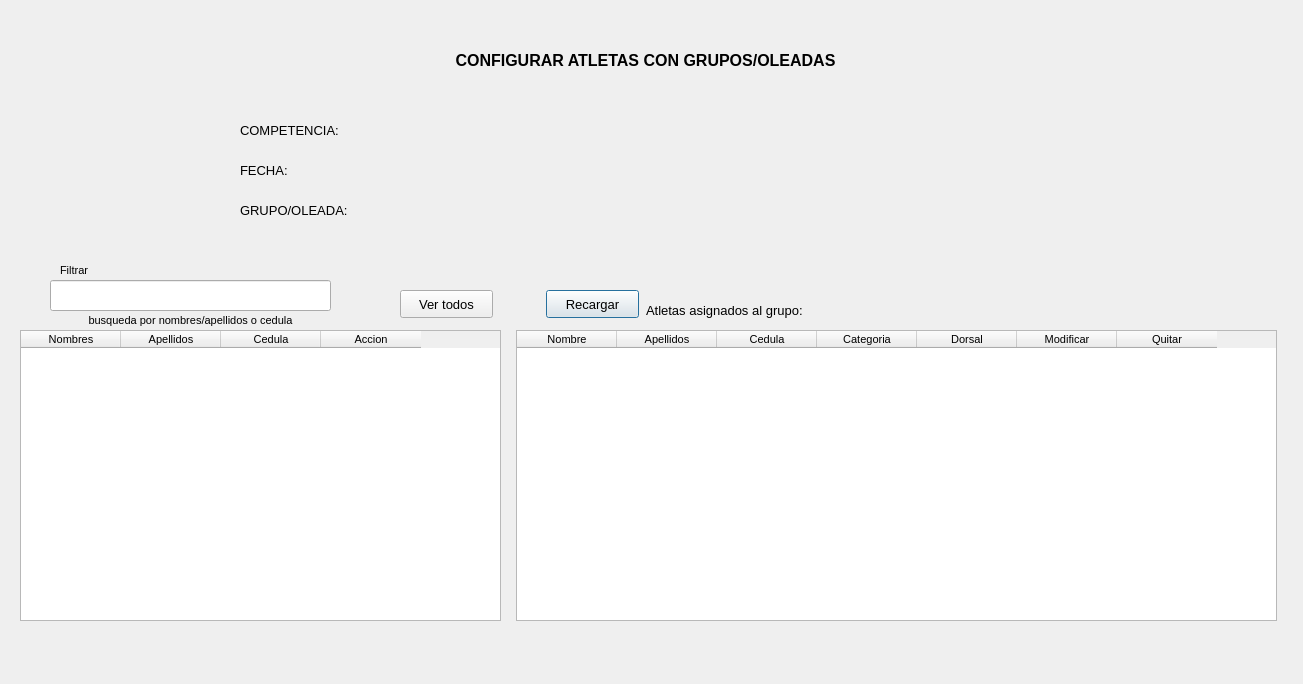
<?xml version="1.0" encoding="UTF-8"?>
<ui version="4.0">
 <class>AthletesGroups</class>
 <widget class="QDialog" name="AthletesGroups">
  <property name="geometry">
   <rect>
    <x>0</x>
    <y>0</y>
    <width>1303</width>
    <height>684</height>
   </rect>
  </property>
  <property name="font">
   <font>
    <pointsize>8</pointsize>
   </font>
  </property>
  <property name="windowTitle">
   <string>Dialog</string>
  </property>
  <widget class="QLabel" name="label_7">
   <property name="geometry">
    <rect>
     <x>0</x>
     <y>40</y>
     <width>1291</width>
     <height>41</height>
    </rect>
   </property>
   <property name="font">
    <font>
     <family>MS Sans Serif</family>
     <pointsize>12</pointsize>
     <weight>75</weight>
     <bold>true</bold>
    </font>
   </property>
   <property name="text">
    <string>CONFIGURAR ATLETAS CON GRUPOS/OLEADAS</string>
   </property>
   <property name="alignment">
    <set>Qt::AlignCenter</set>
   </property>
  </widget>
  <widget class="QLabel" name="label">
   <property name="geometry">
    <rect>
     <x>240</x>
     <y>110</y>
     <width>151</width>
     <height>41</height>
    </rect>
   </property>
   <property name="font">
    <font>
     <pointsize>10</pointsize>
    </font>
   </property>
   <property name="text">
    <string>COMPETENCIA:</string>
   </property>
  </widget>
  <widget class="QLabel" name="lb_competence_name">
   <property name="geometry">
    <rect>
     <x>390</x>
     <y>110</y>
     <width>431</width>
     <height>41</height>
    </rect>
   </property>
   <property name="font">
    <font>
     <pointsize>10</pointsize>
    </font>
   </property>
   <property name="text">
    <string/>
   </property>
  </widget>
  <widget class="QLabel" name="lb_competence_date">
   <property name="geometry">
    <rect>
     <x>390</x>
     <y>150</y>
     <width>151</width>
     <height>41</height>
    </rect>
   </property>
   <property name="font">
    <font>
     <pointsize>10</pointsize>
    </font>
   </property>
   <property name="text">
    <string/>
   </property>
  </widget>
  <widget class="QLabel" name="lb_group_name">
   <property name="geometry">
    <rect>
     <x>390</x>
     <y>190</y>
     <width>431</width>
     <height>41</height>
    </rect>
   </property>
   <property name="font">
    <font>
     <pointsize>10</pointsize>
    </font>
   </property>
   <property name="text">
    <string/>
   </property>
  </widget>
  <widget class="QLabel" name="label_2">
   <property name="geometry">
    <rect>
     <x>240</x>
     <y>190</y>
     <width>151</width>
     <height>41</height>
    </rect>
   </property>
   <property name="font">
    <font>
     <pointsize>10</pointsize>
    </font>
   </property>
   <property name="text">
    <string>GRUPO/OLEADA:</string>
   </property>
  </widget>
  <widget class="QTableWidget" name="athletes_table">
   <property name="geometry">
    <rect>
     <x>20</x>
     <y>330</y>
     <width>481</width>
     <height>291</height>
    </rect>
   </property>
   <column>
    <property name="text">
     <string>Nombres</string>
    </property>
   </column>
   <column>
    <property name="text">
     <string>Apellidos</string>
    </property>
   </column>
   <column>
    <property name="text">
     <string>Cedula</string>
    </property>
   </column>
   <column>
    <property name="text">
     <string>Accion</string>
    </property>
   </column>
  </widget>
  <widget class="QLineEdit" name="ed_filter_athlete">
   <property name="geometry">
    <rect>
     <x>50</x>
     <y>280</y>
     <width>281</width>
     <height>31</height>
    </rect>
   </property>
  </widget>
  <widget class="QLabel" name="label_3">
   <property name="geometry">
    <rect>
     <x>60</x>
     <y>260</y>
     <width>271</width>
     <height>20</height>
    </rect>
   </property>
   <property name="text">
    <string>Filtrar</string>
   </property>
  </widget>
  <widget class="QLabel" name="label_4">
   <property name="geometry">
    <rect>
     <x>50</x>
     <y>310</y>
     <width>281</width>
     <height>20</height>
    </rect>
   </property>
   <property name="font">
    <font>
     <pointsize>8</pointsize>
    </font>
   </property>
   <property name="text">
    <string>busqueda por nombres/apellidos o cedula</string>
   </property>
   <property name="alignment">
    <set>Qt::AlignCenter</set>
   </property>
  </widget>
  <widget class="QTableWidget" name="table_athletes_assigned">
   <property name="geometry">
    <rect>
     <x>516</x>
     <y>330</y>
     <width>761</width>
     <height>291</height>
    </rect>
   </property>
   <column>
    <property name="text">
     <string>Nombre</string>
    </property>
   </column>
   <column>
    <property name="text">
     <string>Apellidos</string>
    </property>
   </column>
   <column>
    <property name="text">
     <string>Cedula</string>
    </property>
   </column>
   <column>
    <property name="text">
     <string>Categoria</string>
    </property>
   </column>
   <column>
    <property name="text">
     <string>Dorsal</string>
    </property>
   </column>
   <column>
    <property name="text">
     <string>Modificar</string>
    </property>
   </column>
   <column>
    <property name="text">
     <string>Quitar</string>
    </property>
   </column>
  </widget>
  <widget class="QPushButton" name="btn_reload_assigned_athletes">
   <property name="geometry">
    <rect>
     <x>546</x>
     <y>290</y>
     <width>93</width>
     <height>28</height>
    </rect>
   </property>
   <property name="font">
    <font>
     <pointsize>10</pointsize>
    </font>
   </property>
   <property name="text">
    <string>Recargar</string>
   </property>
  </widget>
  <widget class="QPushButton" name="btn_load_athletes">
   <property name="geometry">
    <rect>
     <x>400</x>
     <y>290</y>
     <width>93</width>
     <height>28</height>
    </rect>
   </property>
   <property name="font">
    <font>
     <pointsize>10</pointsize>
    </font>
   </property>
   <property name="text">
    <string>Ver todos</string>
   </property>
  </widget>
  <widget class="QLabel" name="lb_error_add_athlete">
   <property name="geometry">
    <rect>
     <x>30</x>
     <y>630</y>
     <width>471</width>
     <height>20</height>
    </rect>
   </property>
   <property name="styleSheet">
    <string notr="true">color:red;</string>
   </property>
   <property name="text">
    <string/>
   </property>
   <property name="alignment">
    <set>Qt::AlignCenter</set>
   </property>
  </widget>
  <widget class="QLabel" name="label_5">
   <property name="geometry">
    <rect>
     <x>240</x>
     <y>150</y>
     <width>151</width>
     <height>41</height>
    </rect>
   </property>
   <property name="font">
    <font>
     <pointsize>10</pointsize>
    </font>
   </property>
   <property name="text">
    <string>FECHA:</string>
   </property>
  </widget>
  <widget class="QLabel" name="label_6">
   <property name="geometry">
    <rect>
     <x>646</x>
     <y>300</y>
     <width>171</width>
     <height>21</height>
    </rect>
   </property>
   <property name="font">
    <font>
     <pointsize>10</pointsize>
    </font>
   </property>
   <property name="text">
    <string>Atletas asignados al grupo: </string>
   </property>
  </widget>
  <widget class="QLabel" name="lb_group_name_2">
   <property name="geometry">
    <rect>
     <x>810</x>
     <y>300</y>
     <width>81</width>
     <height>21</height>
    </rect>
   </property>
   <property name="text">
    <string/>
   </property>
  </widget>
  <widget class="QLabel" name="lb_alert">
   <property name="geometry">
    <rect>
     <x>520</x>
     <y>630</y>
     <width>821</width>
     <height>20</height>
    </rect>
   </property>
   <property name="styleSheet">
    <string notr="true">color:red;</string>
   </property>
   <property name="text">
    <string/>
   </property>
   <property name="alignment">
    <set>Qt::AlignCenter</set>
   </property>
  </widget>
 </widget>
 <resources/>
 <connections/>
</ui>
